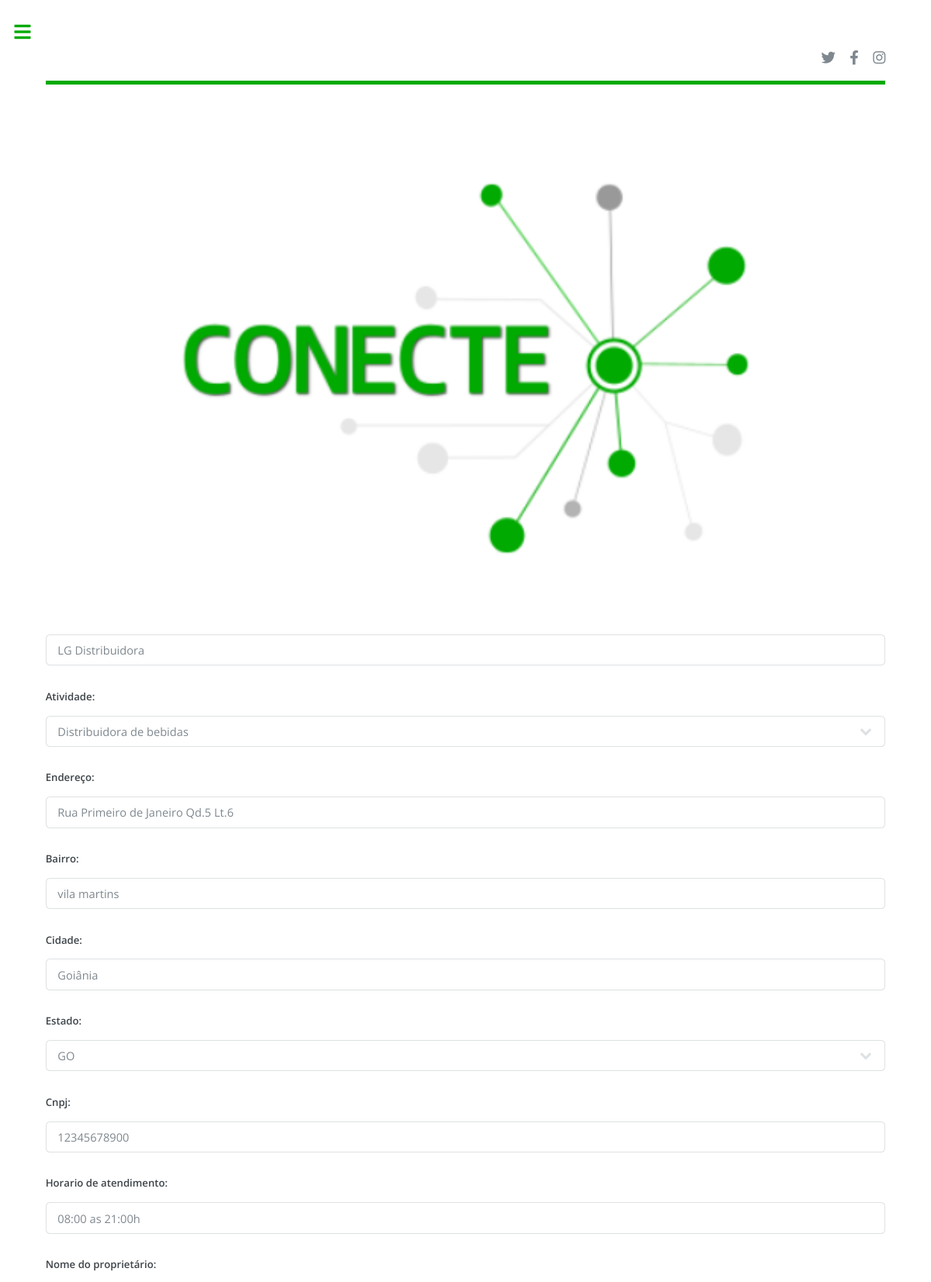
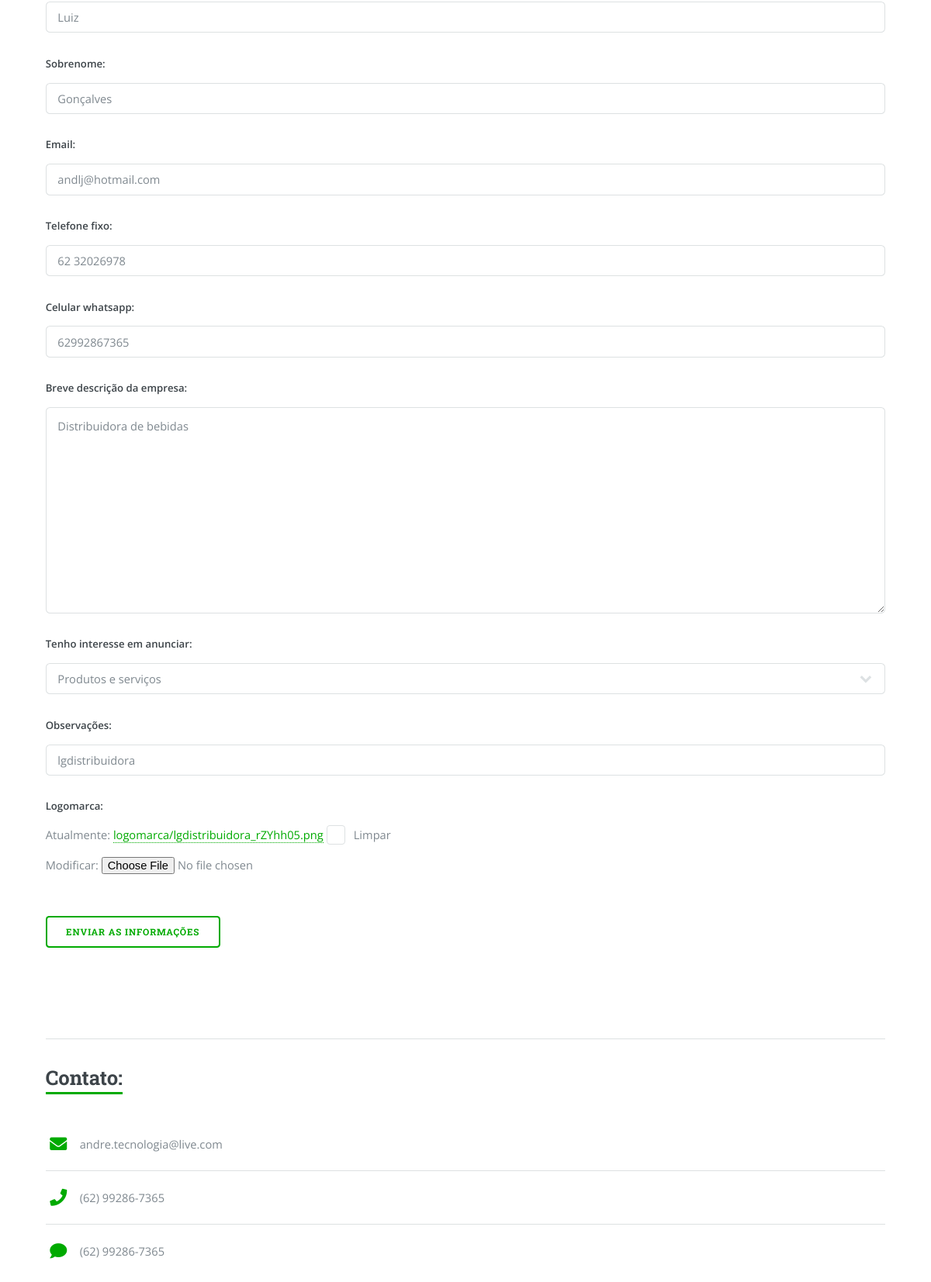
The page /home/update/2 on the database its author committed (2 pictures, top to bottom).
### conecte/models.py (models this page shows, shortened)
class cliente(models.Model):
        nome_fantasia = models.CharField(max_length=100)
        atuação = (('Academia','Academia'),('Açougue','Açougue'),('Armarinhos','Armarinhos'),('Auto peças','Auto peças'),
                   ('Barbearia','Barbearia'), ('Distribuidora de bebidas','Distribuidora de bebidas'),
                   ('Farmácia','Farmácia'), ('Ferragista','Ferragista'),('Lanchonete','Lanchonete'),
                   ('Loja de artigos para celulares','Loja de artigos para celulares'),('Loja de calçados','Loja de calçados'),('Loja de roupas', 'Loja de roupas'),
                   ('Mercearia','Mercearia'),('Panificadora', 'Panificadora'),
                   ('Papelaria','Papelaria'),('Pet Shop','Pet Shop'),('Prestação de serviços','Prestação de serviços'),
                   ('Restaurante','Restaurante'),('Salão de beleza','Salão de beleza'),('Supermercado', 'Supermercado'),
                   ('Serviços de Advocacia', 'Serviços de Advocacia'), ('Serviços Contábeis', 'Serviços Contábeis'),
                   ('Serviços Gerais','Serviços Gerais'),('Serviços de Informática', 'Serviços de Informática'),
                   ('Oficina de automóveis','Oficina de automóveis'),('Outros','Outros'),)
        atividade = models.CharField(max_length=100, choices=atuação)
        logomarca = models.ImageField(upload_to='logomarca', null=True, blank=True)
        endereço = models.CharField(max_length=300)
        bairro = models.CharField(max_length=30)
        cidade = models.CharField(max_length=30)
        federações = (('AC','AC'),('AL','AL'),('AM','AM'),('BA','BA'),('CE','CE'),('DF','DF'),('ES','ES'),('GO','GO'),
                      ('MA','MA'),('MT','MT'),('MS','MS'),('MG','MG'),('PA','PA'),('PB','PB'),('PR','PR'),('PE','PE'),
                      ('PI','PI'),('RJ','RJ'),('RN','RN'),('RS','RS'),('RO','RO'),('RR','RR'),('SC','SC'),('SP','SP'),
                      ('PI','PI'),('SE','SE'),('TO','TO'))
        estado = models.CharField(max_length=50, null=True, blank=True, choices=federações)
        cnpj = models.CharField(max_length=11)
        horario_de_atendimento = models.CharField(max_length=20)
        nome_do_proprietário = models.CharField(max_length=100)
        sobrenome = models.CharField(max_length=100)
        email = models.EmailField()
        telefone_fixo = models.CharField(max_length=11, null=True, blank=True)
        celular_whatsapp = models.CharField(max_length=11)
        anunciar = (
                ('Produtos', 'Produtos'),
                ('Serviços', 'Serviços'),
                ('Produtos e serviços', 'Produtos e serviços'),
        )
        tenho_interesse_em_anunciar = models.CharField(max_length=50, null=True, blank=True, choices=anunciar)
        breve_descrição_da_empresa = models.TextField()
        observações = models.CharField(max_length=100, null=True, blank=True)

### conecte/views.py (the view)
# urls.py: path('update/<int:id>', update_cliente, name="update_cliente"),
def update_cliente(request, id):
    clientes = get_object_or_404(cliente, pk=id)
    form = clienteForm(request.POST or None, request.FILES or None, instance=clientes)
    if form.is_valid():
        form.save()
        return redirect('controle')
    return render(request, 'cliente_form.html', {'form': form})

### conecte/forms.py
class clienteForm(ModelForm):
    class Meta:
        model = cliente
        fields = ['nome_fantasia',
                  'atividade',
                  'endereço',
                  'bairro',
                  'cidade',
                  'estado',
                  'cnpj',
                  'horario_de_atendimento',
                  'nome_do_proprietário',
                  'sobrenome',
                  'email',
                  'telefone_fixo',
                  'celular_whatsapp',
                  'breve_descrição_da_empresa',
                  'tenho_interesse_em_anunciar',
                  'observações',
                  'logomarca',
                  ]

### conecte/templates/cliente_form.html (shortened to what this page needs)
{% load static %}
<html>
	<head>
		<link rel="stylesheet" href='{% static "assets/css/main-home.css" %}'/>
	</head>
	<body class="is-preload">
			<div id="wrapper">
					<div id="main">
						<div class="inner">
								<header id="header">
									<ul class="icons">
										<li><a href="#" class="icon brands fa-twitter"><span class="label">Twitter</span></a></li>
										<li><a href="#" class="icon brands fa-facebook-f"><span class="label">Facebook</span></a></li>
										<li><a href="#" class="icon brands fa-instagram"><span class="label">Instagram</span></a></li>
									</ul>
								</header>
								<section id="banner">
									<div class="content">
										<header>
										<h2>
										</h2>
										<p>Atenção! Informe todos os dados corretamente.<br><br>
                                            para administração seu conteúdo, de uso exclusivo ao portador do e-mail informado!.</p>
										</header>
									</div>
									<span class="image object">
										<img src='{% static "images/logomarca/conecte.png" %}' alt="" />
									</span>
								</section>
                                    <body>
                                    <br>
                                        <form method="POST" enctype="multipart/form-data">
                                        {{ form.as_p }}
                                        <br>
                                        <button type="submit">Enviar as informações</button>
                                        </form>
                                    </body>
								<section>
								<section>
									<hr>
									<header class="major">
										<h2>Contato:</h2>
									</header>
									<ul class="contact">
											<li class="icon solid fa-envelope"> andre.tecnologia@live.com</li>
											<li class="icon solid fa-phone"> (62) 99286-7365</li>
											<li class="icon solid fa-comment"> (62) 99286-7365</li>
									</ul>
								</section>
						</div>
					</div>
			</div>
	</body>

### rows shown on the page
cliente: nome_fantasia "LG Distribuidora", atividade "Distribuidora de bebidas", endereço "Rua Primeiro de Janeiro Qd.5 Lt.6", bairro "vila martins", cidade "Goiânia", estado "GO", cnpj "12345678900", horario_de_atendimento "08:00 as 21:00h", nome_do_proprietário "Luiz", sobrenome "Gonçalves", email "andlj@hotmail.com", telefone_fixo "62 32026978", celular_whatsapp "62992867365", breve_descrição_da_empresa "Distribuidora de bebidas", tenho_interesse_em_anunciar "Produtos e serviços", observações "lgdistribuidora"
